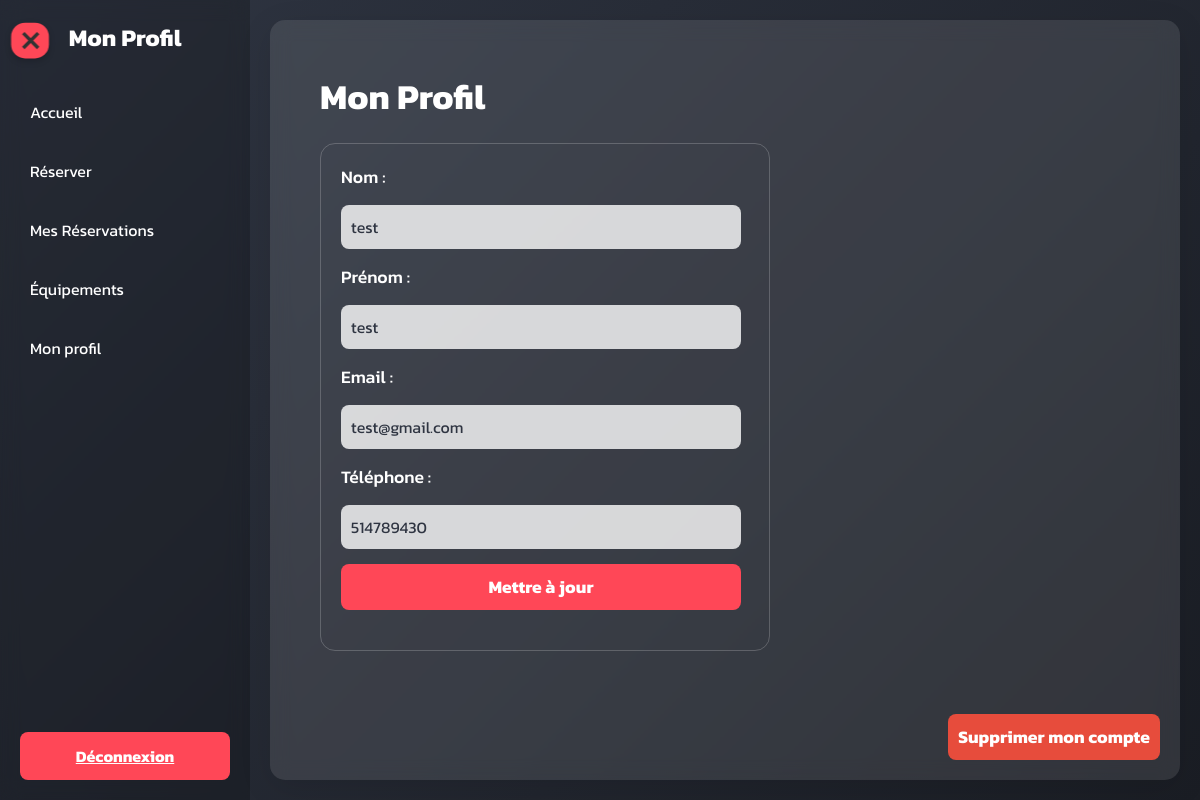
Screenshot of /profile (signed in) with the database file from the repository.
### tables this page shows
CREATE TABLE `Utilisateur` (`ID_utilisateur` INTEGER PRIMARY KEY UNIQUE, `Nom` TEXT, `Prénom` TEXT, `E-mail` TEXT UNIQUE, `Telephone` INTEGER UNIQUE, "Mot_de_passe" TEXT);

### inscription.py (the view, shortened to what this page needs)
@app.route('/profile', methods=['GET', 'POST'])
@login_required
def profile():
    user_id = session['user_id']
    try:
        with get_db_connection() as conn:
            cursor = conn.cursor()
            if request.method == 'GET':
                cursor.execute('SELECT Nom, Prénom, "E-mail", Telephone FROM Utilisateur WHERE ID_utilisateur = ?', (user_id,))
                user = cursor.fetchone()
                if user:
                    return render_template('profile.html', user=user)
                flash('Utilisateur introuvable', 'error')
                return redirect(url_for('dashboard'))
    except sqlite3.Error as e:
        flash('Erreur lors de la mise à jour du profil', 'error')
        print(f"Erreur SQLite: {e}")
        return redirect(url_for('dashboard'))

### inscription.py (called while the page is built)
def get_db_connection():
    conn = sqlite3.connect(DATABASE)
    conn.row_factory = sqlite3.Row
    return conn

def login_required(f):
    @wraps(f)
    def decorated_function(*args, **kwargs):
        if 'user_id' not in session:
            flash('Veuillez vous connecter pour accéder à cette page', 'info')
            return redirect(url_for('login'))
        return f(*args, **kwargs)
    return decorated_function

### templates/profile.html (shortened to what this page needs)
<!DOCTYPE html>
<html lang="fr">
<head>
</head>
<body>
    <div class="sidebar" id="sidebar">
        <h2>Mon Profil</h2>
        <ul>
            <li><a href="{{ url_for('dashboard') }}">Accueil</a></li>
            <li><a href="{{ url_for('reservation') }}">Réserver</a></li>
            <li><a href="{{ url_for('my_reservations') }}">Mes Réservations</a></li>
            <li><a href="{{ url_for('equipements') }}">Équipements</a></li>
            <li><a href="{{ url_for('profile') }}">Mon profil</a></li>
        </ul>
        <div class="logout">
            <a href="{{ url_for('logout') }}">Déconnexion</a>
        </div>
    </div>
    <div class="toggle-btn change" id="toggleBtn" onclick="menu(this)">
        <div class="bar3"></div>
    </div>
    <div class="content">
        <h1>Mon Profil</h1>
        <div class="info">
            <form method="POST" action="{{ url_for('profile') }}">
                <label for="nom">Nom :</label>
                <input type="text" id="nom" name="nom" value="{{ user['Nom'] }}" required>
                <label for="prenom">Prénom :</label>
                <input type="text" id="prenom" name="prenom" value="{{ user['Prénom'] }}" required>
                <label for="email">Email :</label>
                <input type="email" id="email" name="email" value="{{ user['E-mail'] }}" required>
                <label for="telephone">Téléphone :</label>
                <input type="text" id="telephone" name="telephone" value="{{ user['Telephone'] }}" required> <br>
                <button type="submit">Mettre à jour</button>
            </form>
        </div>
        <button class="delete-btn" id="deleteAccount">Supprimer mon compte</button>
    </div>
</body>
</html>

### templates/profile.html (style rules this page uses)
:root { --primary-color: #ff4757; --secondary-color: #2f3542; --accent-color: #1e90ff; --light-bg: #f1f2f6; --logout-color: #ff4757; --text-color: #ffffff; }
* { margin: 0; padding: 0; box-sizing: border-box; font-family: 'Kanit', sans-serif; }
body { background: linear-gradient(135deg, var(--secondary-color), #1a1d24); min-height: 100vh; display: flex; color: var(--text-color); }
.sidebar { width: 250px; background-color: rgba(0, 0, 0, 0.2); backdrop-filter: blur(10px); color: var(--text-color); display: flex; flex-direction: column; padding: 20px; position: relative; min-height: 100vh; transition: transform 0.3s ease; }
.sidebar h2 { text-align: center; margin-bottom: 20px; font-weight: 700; font-size: 1.5rem; }
.sidebar ul { list-style: none; flex-grow: 1; }
.sidebar ul li { margin: 15px 0; }
.sidebar ul li a { text-decoration: none; color: var(--text-color); padding: 10px; display: block; border-radius: 8px; transition: background-color 0.3s, transform 0.2s; }
.logout { margin-top: auto; }
.logout a { background-color: var(--logout-color); color: var(--text-color); padding: 12px; display: block; text-align: center; border-radius: 8px; font-weight: 700; font-size: 1rem; transition: background-color 0.3s, transform 0.2s; }
.toggle-btn { display: inline-block; position: absolute; top: 15px; left: 30px; transform: translateX(-50%) scale(0.7); background-color: var(--primary-color); color: white; padding: 12px; border-radius: 20px; cursor: pointer; transition: background-color 0.3s ease, transform 0.3s ease; z-index: 100; box-shadow: 0 4px 10px rgba(0, 0, 0, 0.2); user-select: none; }
.bar1, .bar2, .bar3 { width: 30px; height: 5px; background-color: #333; margin: 3px 0; transition: 0.4s; }
.change .bar3 { transform: translate(1px, -8px) rotate(45deg); }
.content { flex: 1; padding: 50px; margin: 20px; background: rgba(255, 255, 255, 0.1); backdrop-filter: blur(10px); margin-left: 20px; border-radius: 15px; box-shadow: 0 8px 32px rgba(0, 0, 0, 0.1); color: var(--text-color); font-weight: 500; position: relative; z-index: 1; transition: margin-left 0.3s ease, width 0.3s ease; }
.content h1 { font-size: 2.2rem; margin-bottom: 20px; font-weight: 700; }
.content form { display: grid; grid-template-columns: 1fr 1fr; gap: 15px; margin-bottom: 20px; }
.content label { font-size: 1.1rem; font-weight: 500; grid-column: span 2; }
.content input { padding: 10px; border-radius: 8px; border: none; font-size: 1rem; background-color: rgba(255, 255, 255, 0.8); color: var(--secondary-color); }
.content button { padding: 10px; border: none; border-radius: 8px; background-color: var(--primary-color); color: var(--text-color); font-size: 1.1rem; font-weight: 700; cursor: pointer; transition: background-color 0.3s; }
.content .delete-btn { background-color: #e74c3c; position: absolute; bottom: 20px; right: 20px; }
.info { margin-bottom: 20px; border: 1px solid rgba(255, 255, 255, 0.2); padding: 20px; border-radius: 15px; max-width: 450px; }
.info input { min-width: 400px }

### rows the page displays
Utilisateur: nom "test", prenom "test", email "test@gmail.com", telephone "514789430"
